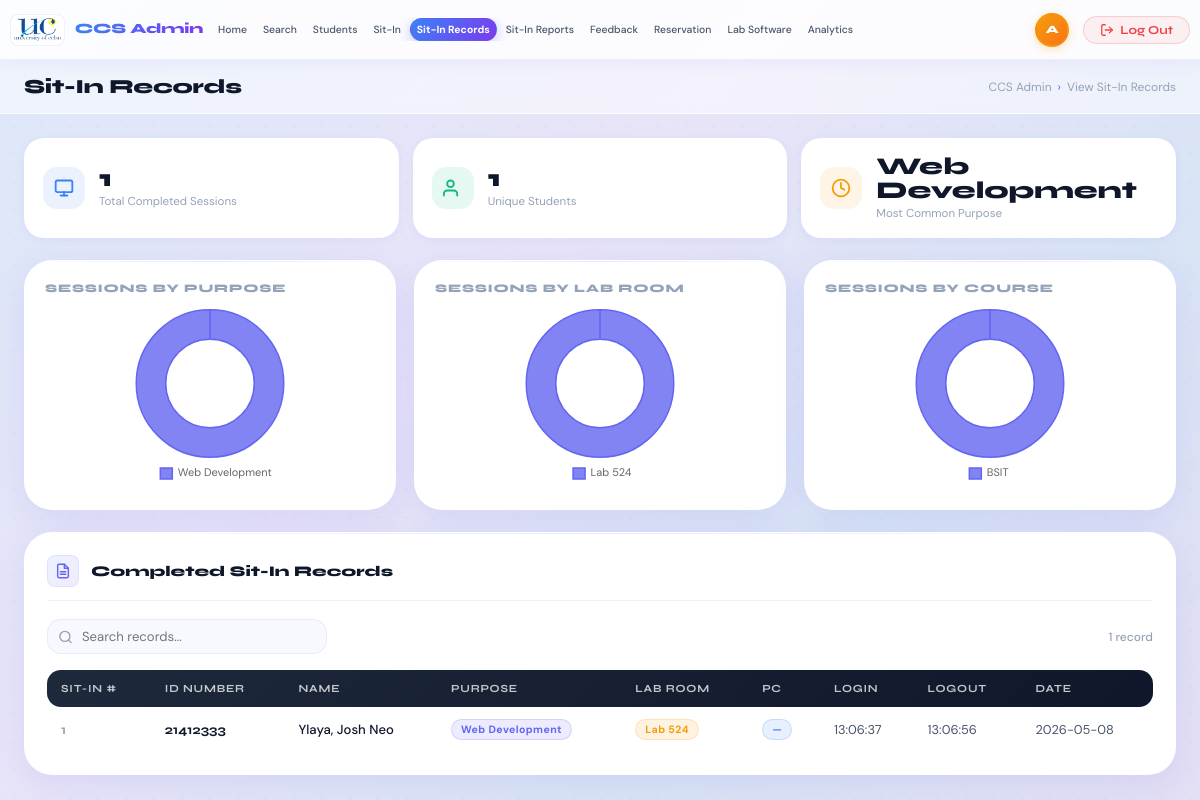
The app's page /admin/sitin/records (signed in), older data.
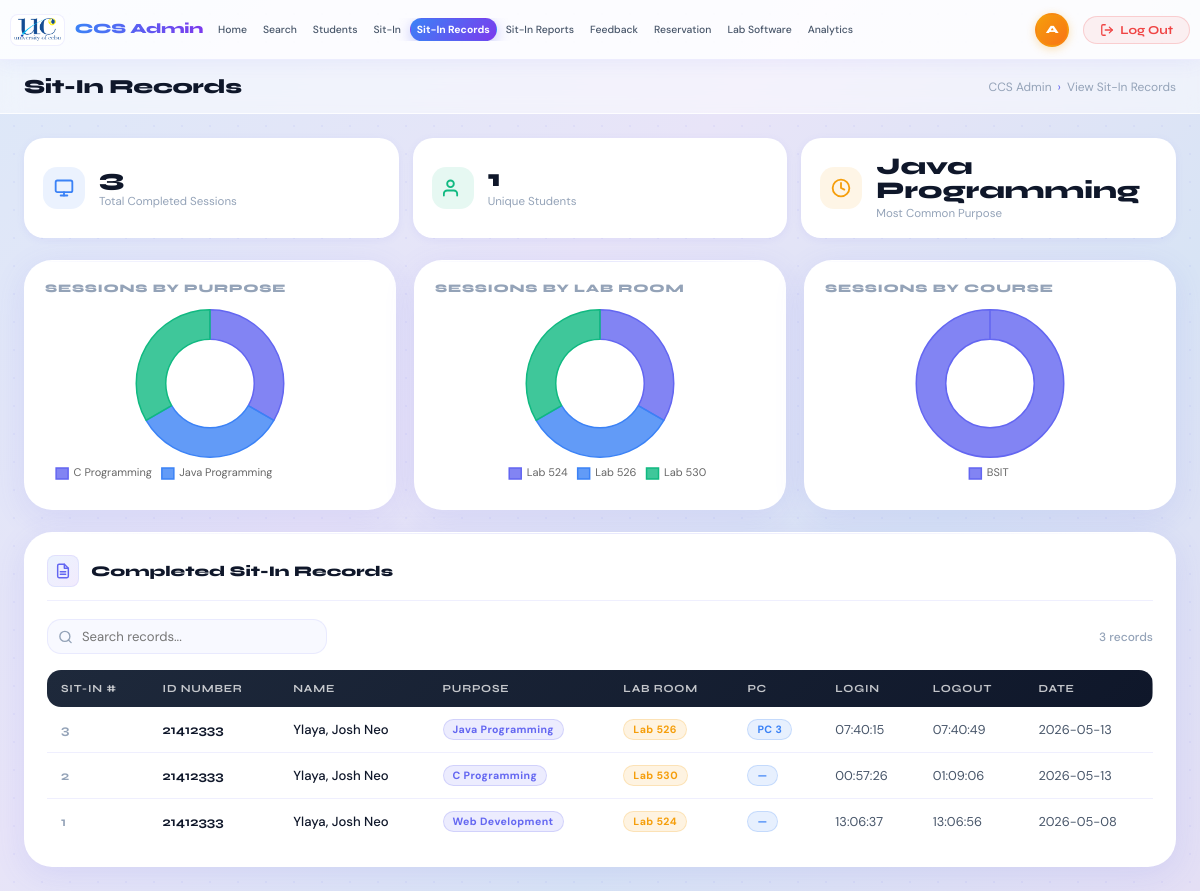
The same page, newer data.
### tables this page shows
CREATE TABLE sitin_sessions (
            id         INTEGER PRIMARY KEY AUTOINCREMENT,
            student_id TEXT NOT NULL,
            purpose    TEXT NOT NULL,
            lab_room   TEXT NOT NULL,
            time_in    TEXT NOT NULL,
            time_out   TEXT,
            status     TEXT NOT NULL DEFAULT 'active'
        , pc_number TEXT);

CREATE TABLE students (
            id            INTEGER PRIMARY KEY AUTOINCREMENT,
            student_id    TEXT UNIQUE NOT NULL,
            lastname      TEXT NOT NULL,
            firstname     TEXT NOT NULL,
            middlename    TEXT,
            address       TEXT,
            course        TEXT,
            level         TEXT,
            email         TEXT,
            password      TEXT NOT NULL,
            sessions_left INTEGER NOT NULL DEFAULT 30
        );

### app.py (the view)
@app.route("/admin/sitin/records")
def admin_sitin_records():
    if not admin_required(): return redirect(url_for("login"))
    conn    = get_db()
    records = conn.execute("""
        SELECT ss.id,ss.student_id,ss.purpose,ss.lab_room,ss.pc_number,ss.time_in,ss.time_out,
               s.firstname,s.lastname,s.course
        FROM sitin_sessions ss JOIN students s ON ss.student_id=s.student_id
        WHERE ss.status='done' ORDER BY ss.id DESC
    """).fetchall()
    purpose_data = {}; lab_data = {}; course_data = {}; student_ids = set()
    for r in records:
        purpose_data[r["purpose"]] = purpose_data.get(r["purpose"], 0) + 1
        lab_data[r["lab_room"]]    = lab_data.get(r["lab_room"], 0) + 1
        course_data[r["course"]]   = course_data.get(r["course"], 0) + 1
        student_ids.add(r["student_id"])
    top_purpose = max(purpose_data, key=purpose_data.get) if purpose_data else "—"
    conn.close()
    return render_template("AdminPage/view_sitin_records.html", active="records",
                           records=records, purpose_data=purpose_data, lab_data=lab_data,
                           course_data=course_data, unique_students=len(student_ids),
                           top_purpose=top_purpose)

### app.py (called while the page is built)
def get_db():
    conn = sqlite3.connect(DB_PATH)
    conn.row_factory = sqlite3.Row
    return conn

def admin_required():
    return session.get("is_admin") is True

### templates/AdminPage/view_sitin_records.html (shortened to what the changed rows need)
{% extends "AdminPage/layout.html" %}
{% block content %}
<div class="summary-cards">
  <div class="summary-card">
    <div>
      <div class="summary-val">{{ records|length }}</div>
      <div class="summary-lbl">Total Completed Sessions</div>
    </div>
  </div>
  <div class="summary-card">
    <div>
      <div class="summary-val">{{ top_purpose }}</div>
      <div class="summary-lbl">Most Common Purpose</div>
    </div>
  </div>
</div>
<div class="charts-row">
  <div class="chart-card">
    <div class="chart-wrap"><canvas id="purposeChart"></canvas></div>
  </div>
  <div class="chart-card">
    <div class="chart-wrap"><canvas id="labChart"></canvas></div>
  </div>
</div>
<div class="panel">
  <div class="records-toolbar">
    <div class="search-input-wrap">
      <input type="text" class="search-input" id="recordSearch" placeholder="Search records..." oninput="filterRecords()" style="max-width:280px;">
    </div>
    <span class="records-count">{{ records|length }} record{{ 's' if records|length != 1 else '' }}</span>
  </div>
  {% if records %}
  <div style="overflow-x:auto;">
    <table class="data-table" id="recordsTable">
      <thead>
        <tr>
          <th>Sit-In #</th>
          <th>ID Number</th>
          <th>Name</th>
          <th>Purpose</th>
          <th>Lab Room</th>
          <th>PC</th>
          <th>Login</th>
          <th>Logout</th>
          <th>Date</th>
        </tr>
      </thead>
      <tbody>
        {% for r in records %}
        <tr>
          <td style="font-family:'Syne',sans-serif; font-weight:700; color:var(--text-3);">{{ r.id }}</td>
          <td style="font-family:'Syne',sans-serif; font-weight:700;">{{ r.student_id }}</td>
          <td style="font-weight:500;">{{ r.lastname }}, {{ r.firstname }}</td>
          <td><span class="badge badge-violet">{{ r.purpose }}</span></td>
          <td><span class="badge badge-gold">{{ r.lab_room }}</span></td>
          <td><span class="badge badge-blue">{{ r.pc_number or '—' }}</span></td>
          <td style="color:var(--text-2); font-size:0.8rem;">{{ r.time_in.split(' ')[1] if ' ' in r.time_in else r.time_in }}</td>
          <td style="color:var(--text-2); font-size:0.8rem;">{{ r.time_out.split(' ')[1] if r.time_out and ' ' in r.time_out else (r.time_out or '—') }}</td>
          <td style="color:var(--text-2); font-size:0.8rem;">{{ r.time_in.split(' ')[0] if ' ' in r.time_in else '—' }}</td>
        </tr>
        {% endfor %}
      </tbody>
    </table>
  </div>
  {% endif %}
</div>
{% endblock %}
{% block extra_scripts %}
<script>
  // Chart data from Flask
  const purposeData  = {{ purpose_data | tojson }};
  const labData      = {{ lab_data | tojson }};
  const courseData   = {{ course_data | tojson }};
  const COLORS = [
    'rgba(99,102,241,0.8)', 'rgba(59,130,246,0.8)', 'rgba(16,185,129,0.8)',
    'rgba(245,158,11,0.8)', 'rgba(239,68,68,0.8)',  'rgba(124,58,237,0.8)',
    'rgba(14,165,233,0.8)', 'rgba(234,179,8,0.8)'
  ];
  const BORDERS = COLORS.map(c => c.replace('0.8','1'));
  const chartDefaults = {
    type: 'doughnut',
    options: {
      responsive: true, maintainAspectRatio: false,
      plugins: {
        legend: {
          position: 'bottom',
          labels: { font: { family: 'DM Sans', size: 11 }, padding: 10, boxWidth: 12 }
        }
      },
      cutout: '60%'
    }
  };
  function makeChart(id, data) {
    const labels = Object.keys(data);
    const values = Object.values(data);
    if (!labels.length) return;
    new Chart(document.getElementById(id), {
      ...chartDefaults,
      data: {
        labels,
        datasets: [{
          data: values,
          backgroundColor: COLORS.slice(0, labels.length),
          borderColor: BORDERS.slice(0, labels.length),
          borderWidth: 1.5
        }]
      }
    });
  }
  makeChart('purposeChart', purposeData);
  makeChart('labChart', labData);
  makeChart('courseChart', courseData);
  function filterRecords() {
    const q = document.getElementById('recordSearch').value.toLowerCase();
    document.querySelectorAll('#recordsTable tbody tr').forEach(row => {
      row.style.display = row.textContent.toLowerCase().includes(q) ? '' : 'none';
    });
  }
</script>
{% endblock %}

Row changes from the older to the newer data that the page shows:
added sitin_sessions: purpose "Java Programming", id "3", student_id "21412333", lastname "Ylaya", firstname "Josh Neo", lab_room "Lab 526", pc_number "PC 3", time_in "07:40:15", time_out.split "07:40:49", time_in "2026-05-13"
added sitin_sessions: id "2", student_id "21412333", lastname "Ylaya", firstname "Josh Neo", purpose "C Programming", lab_room "Lab 530", pc_number "—", time_in "00:57:26", time_out.split "01:09:06", time_in "2026-05-13"
Text that changed along with them:
{{ records|length }}: "1" → "3"
chart data {{ purpose_data | tojson }}: {"Web Development": 1} → {"C Programming": 1, "Java Programming": 1, "Web Development": 1}
chart data {{ lab_data | tojson }}: {"Lab 524": 1} → {"Lab 524": 1, "Lab 526": 1, "Lab 530": 1}
chart data {{ course_data | tojson }}: {"BSIT": 1} → {"BSIT": 3}
{{ 's' if records|length != 1 else '' }}: (not shown) → "s"
{{ top_purpose }}: "Web Development" → "Java Programming"
